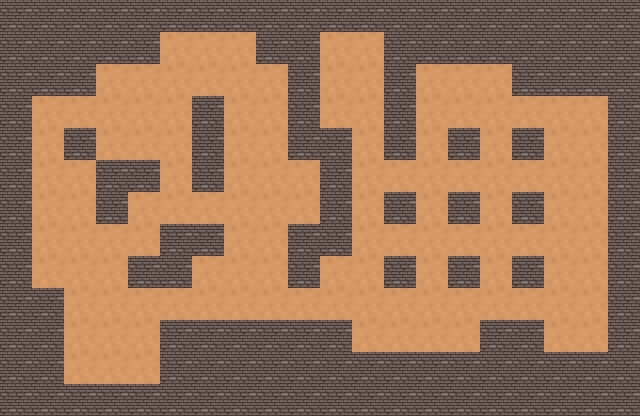

Rendered tile map (Tiled .tmx) drawn with the repository's tilesets; below, a short description and the full map source, tile grids included:
An orthogonal 20x13 tile map with 32x32 px tiles, 1 tile layer (Прошарок плиток 1).

<map version="1.10" tiledversion="1.10.2" orientation="orthogonal" renderorder="left-up" width="20" height="13" tilewidth="32" tileheight="32" infinite="0" nextlayerid="2" nextobjectid="1">
 <tileset firstgid="1" source="Підлога.tsx" />
 <layer id="1" name="Прошарок плиток 1" width="20" height="13">
  <data encoding="csv">
2,2,2,2,2,2,2,2,2,2,2,2,2,2,2,2,2,2,2,2,
2,2,2,2,2,1,1,1,2,2,1,1,2,2,2,2,2,2,2,2,
2,2,2,1,1,1,1,1,1,2,1,1,2,1,1,1,2,2,2,2,
2,1,1,1,1,1,2,1,1,2,1,1,2,1,1,1,1,1,1,2,
2,1,2,1,1,1,2,1,1,2,2,1,2,1,2,1,2,1,1,2,
2,1,1,2,2,1,2,1,1,1,2,1,1,1,1,1,1,1,1,2,
2,1,1,2,1,1,1,1,1,1,2,1,2,1,2,1,2,1,1,2,
2,1,1,1,1,2,2,1,1,2,2,1,1,1,1,1,1,1,1,2,
2,1,1,1,2,2,1,1,1,2,1,1,2,1,2,1,2,1,1,2,
2,2,1,1,1,1,1,1,1,1,1,1,1,1,1,1,1,1,1,2,
2,2,1,1,1,2,2,2,2,2,2,1,1,1,1,2,2,1,1,2,
2,2,1,1,1,2,2,2,2,2,2,2,2,2,2,2,2,2,2,2,
2,2,2,2,2,2,2,2,2,2,2,2,2,2,2,2,2,2,2,2
</data>
 </layer>
</map>
